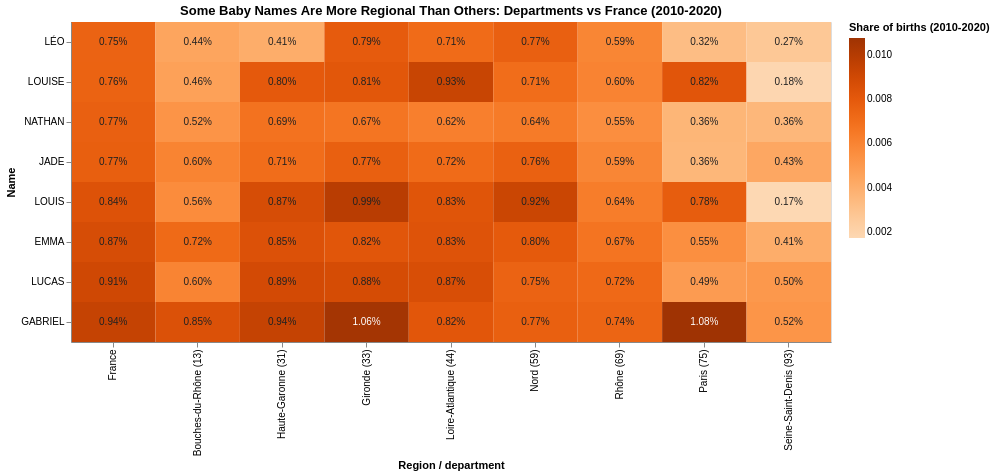

Notebook code cell kept with this figure:
### Code cell
chart = alt.Chart(heatmap_data).mark_rect().encode(
    x=alt.X('region_label:N', title='Region / department', sort=region_order),
    y=alt.Y('preusuel:N', title='Name', sort=name_order),
    color=alt.Color(
        'share:Q',
        title='Share of births (2010-2020)',
        scale=alt.Scale(scheme='oranges')
    ),
    tooltip=[
        alt.Tooltip('region_label:N', title='Region'),
        alt.Tooltip('preusuel:N', title='Name'),
        alt.Tooltip('nombre:Q', title='Births with this name'),
        alt.Tooltip('total_births:Q', title='Total births'),
        alt.Tooltip('share:Q', title='Share', format='.3%')
    ]
).properties(
    width=760,
    height=320,
    title='Some Baby Names Are More Regional Than Others: Departments vs France (2010-2020)'
)

labels = alt.Chart(heatmap_data).mark_text(fontSize=10).encode(
    x=alt.X('region_label:N', sort=region_order),
    y=alt.Y('preusuel:N', sort=name_order),
    text=alt.Text('share:Q', format='.2%'),
    color=alt.condition('datum.share > 0.010', alt.value('white'), alt.value('#222'))
)

chart + labels

### Figure 1 — Vega-Lite specification as saved in the notebook (floating-point values rounded to 4 significant figures)
{"config": {"view": {"continuousWidth": 300, "continuousHeight": 300}}, "layer": [{"mark": {"type": "rect"}, "encoding": {"color": {"field": "share", "scale": {"scheme": "oranges"}, "title": "Share of births (2010-2020)", "type": "quantitative"}, "tooltip": [{"field": "region_label", "title": "Region", "type": "nominal"}, {"field": "preusuel", "title": "Name", "type": "nominal"}, {"field": "nombre", "title": "Births with this name", "type": "quantitative"}, {"field": "total_births", "title": "Total births", "type": "quantitative"}, {"field": "share", "format": ".3%", "title": "Share", "type": "quantitative"}], "x": {"field": "region_label", "sort": ["France", "Bouches-du-Rhône (13)", "Haute-Garonne (31)", "Gironde (33)", "Loire-Atlantique (44)", "Nord (59)", "Rhône (69)", "Paris (75)", "Seine-Saint-Denis (93)"], "title": "Region / department", "type": "nominal"}, "y": {"field": "preusuel", "sort": ["LÉO", "LOUISE", "NATHAN", "JADE", "LOUIS", "EMMA", "LUCAS", "GABRIEL"], "title": "Name", "type": "nominal"}}, "title": "Some Baby Names Are More Regional Than Others: Departments vs France (2010-2020)"}, {"mark": {"type": "text", "fontSize": 10}, "encoding": {"color": {"condition": {"test": "datum.share > 0.010", "value": "white"}, "value": "#222"}, "text": {"field": "share", "format": ".2%", "type": "quantitative"}, "x": {"field": "region_label", "sort": ["France", "Bouches-du-Rhône (13)", "Haute-Garonne (31)", "Gironde (33)", "Loire-Atlantique (44)", "Nord (59)", "Rhône (69)", "Paris (75)", "Seine-Saint-Denis (93)"], "type": "nominal"}, "y": {"field": "preusuel", "sort": ["LÉO", "LOUISE", "NATHAN", "JADE", "LOUIS", "EMMA", "LUCAS", "GABRIEL"], "type": "nominal"}}}], "data": {"name": "data-12b580975b45586530c3c5e0f6ca2fce"}, "height": 320, "width": 760, "$schema": "https://vega.github.io/schema/vega-lite/v6.4.1.json", "datasets": {"data-12b580975b45586530c3c5e0f6ca2fce": [{"region_label": "France", "preusuel": "EMMA", "nombre": 52515, "total_births": 6015739, "share": 0.00873}, {"region_label": "France", "preusuel": "GABRIEL", "nombre": 56721, "total_births": 6015739, "share": 0.009429}, {"region_label": "France", "preusuel": "JADE", "nombre": 46608, "total_births": 6015739, "share": 0.007748}, {"region_label": "France", "preusuel": "LOUIS", "nombre": 50634, "total_births": 6015739, "share": 0.008417}, {"region_label": "France", "preusuel": "LOUISE", "nombre": 45425, "total_births": 6015739, "share": 0.007551}, {"region_label": "France", "preusuel": "LUCAS", "nombre": 54512, "total_births": 6015739, "share": 0.009062}, {"region_label": "France", "preusuel": "LÉO", "nombre": 45319, "total_births": 6015739, "share": 0.007533}, {"region_label": "France", "preusuel": "NATHAN", "nombre": 46117, "total_births": 6015739, "share": 0.007666}, {"region_label": "Bouches-du-Rhône (13)", "preusuel": "EMMA", "nombre": 1655, "total_births": 229940, "share": 0.007198}, {"region_label": "Bouches-du-Rhône (13)", "preusuel": "GABRIEL", "nombre": 1947, "total_births": 229940, "share": 0.008467}, {"region_label": "Bouches-du-Rhône (13)", "preusuel": "JADE", "nombre": 1383, "total_births": 229940, "share": 0.006015}, {"region_label": "Bouches-du-Rhône (13)", "preusuel": "LOUIS", "nombre": 1296, "total_births": 229940, "share": 0.005636}, {"region_label": "Bouches-du-Rhône (13)", "preusuel": "LOUISE", "nombre": 1067, "total_births": 229940, "share": 0.00464}, {"region_label": "Bouches-du-Rhône (13)", "preusuel": "LUCAS", "nombre": 1377, "total_births": 229940, "share": 0.005989}, {"region_label": "Bouches-du-Rhône (13)", "preusuel": "LÉO", "nombre": 1018, "total_births": 229940, "share": 0.004427}, {"region_label": "Bouches-du-Rhône (13)", "preusuel": "NATHAN", "nombre": 1202, "total_births": 229940, "share": 0.005227}, {"region_label": "Haute-Garonne (31)", "preusuel": "EMMA", "nombre": 1236, "total_births": 146128, "share": 0.008458}, {"region_label": "Haute-Garonne (31)", "preusuel": "GABRIEL", "nombre": 1376, "total_births": 146128, "share": 0.009416}, {"region_label": "Haute-Garonne (31)", "preusuel": "JADE", "nombre": 1034, "total_births": 146128, "share": 0.007076}, {"region_label": "Haute-Garonne (31)", "preusuel": "LOUIS", "nombre": 1273, "total_births": 146128, "share": 0.008712}, {"region_label": "Haute-Garonne (31)", "preusuel": "LOUISE", "nombre": 1169, "total_births": 146128, "share": 0.008}, {"region_label": "Haute-Garonne (31)", "preusuel": "LUCAS", "nombre": 1300, "total_births": 146128, "share": 0.008896}, {"region_label": "Haute-Garonne (31)", "preusuel": "LÉO", "nombre": 595, "total_births": 146128, "share": 0.004072}, {"region_label": "Haute-Garonne (31)", "preusuel": "NATHAN", "nombre": 1002, "total_births": 146128, "share": 0.006857}, {"region_label": "Gironde (33)", "preusuel": "EMMA", "nombre": 1248, "total_births": 152065, "share": 0.008207}, {"region_label": "Gironde (33)", "preusuel": "GABRIEL", "nombre": 1614, "total_births": 152065, "share": 0.01061}, {"region_label": "Gironde (33)", "preusuel": "JADE", "nombre": 1168, "total_births": 152065, "share": 0.007681}, {"region_label": "Gironde (33)", "preusuel": "LOUIS", "nombre": 1499, "total_births": 152065, "share": 0.009858}, {"region_label": "Gironde (33)", "preusuel": "LOUISE", "nombre": 1238, "total_births": 152065, "share": 0.008141}, {"region_label": "Gironde (33)", "preusuel": "LUCAS", "nombre": 1336, "total_births": 152065, "share": 0.008786}, {"region_label": "Gironde (33)", "preusuel": "LÉO", "nombre": 1205, "total_births": 152065, "share": 0.007924}, {"region_label": "Gironde (33)", "preusuel": "NATHAN", "nombre": 1017, "total_births": 152065, "share": 0.006688}, {"region_label": "Loire-Atlantique (44)", "preusuel": "EMMA", "nombre": 1221, "total_births": 146489, "share": 0.008335}, {"region_label": "Loire-Atlantique (44)", "preusuel": "GABRIEL", "nombre": 1197, "total_births": 146489, "share": 0.008171}, {"region_label": "Loire-Atlantique (44)", "preusuel": "JADE", "nombre": 1050, "total_births": 146489, "share": 0.007168}, {"region_label": "Loire-Atlantique (44)", "preusuel": "LOUIS", "nombre": 1210, "total_births": 146489, "share": 0.00826}, {"region_label": "Loire-Atlantique (44)", "preusuel": "LOUISE", "nombre": 1362, "total_births": 146489, "share": 0.009298}, {"region_label": "Loire-Atlantique (44)", "preusuel": "LUCAS", "nombre": 1268, "total_births": 146489, "share": 0.008656}, {"region_label": "Loire-Atlantique (44)", "preusuel": "LÉO", "nombre": 1046, "total_births": 146489, "share": 0.00714}, {"region_label": "Loire-Atlantique (44)", "preusuel": "NATHAN", "nombre": 912, "total_births": 146489, "share": 0.006226}, {"region_label": "Nord (59)", "preusuel": "EMMA", "nombre": 2667, "total_births": 334727, "share": 0.007968}, {"region_label": "Nord (59)", "preusuel": "GABRIEL", "nombre": 2575, "total_births": 334727, "share": 0.007693}, {"region_label": "Nord (59)", "preusuel": "JADE", "nombre": 2558, "total_births": 334727, "share": 0.007642}, {"region_label": "Nord (59)", "preusuel": "LOUIS", "nombre": 3089, "total_births": 334727, "share": 0.009228}, {"region_label": "Nord (59)", "preusuel": "LOUISE", "nombre": 2363, "total_births": 334727, "share": 0.007059}, {"region_label": "Nord (59)", "preusuel": "LUCAS", "nombre": 2522, "total_births": 334727, "share": 0.007534}, {"region_label": "Nord (59)", "preusuel": "LÉO", "nombre": 2563, "total_births": 334727, "share": 0.007657}, {"region_label": "Nord (59)", "preusuel": "NATHAN", "nombre": 2149, "total_births": 334727, "share": 0.00642}, {"region_label": "Rhône (69)", "preusuel": "EMMA", "nombre": 1680, "total_births": 249477, "share": 0.006734}, {"region_label": "Rhône (69)", "preusuel": "GABRIEL", "nombre": 1851, "total_births": 249477, "share": 0.00742}, {"region_label": "Rhône (69)", "preusuel": "JADE", "nombre": 1477, "total_births": 249477, "share": 0.00592}, {"region_label": "Rhône (69)", "preusuel": "LOUIS", "nombre": 1586, "total_births": 249477, "share": 0.006357}, {"region_label": "Rhône (69)", "preusuel": "LOUISE", "nombre": 1506, "total_births": 249477, "share": 0.006037}, {"region_label": "Rhône (69)", "preusuel": "LUCAS", "nombre": 1803, "total_births": 249477, "share": 0.007227}, {"region_label": "Rhône (69)", "preusuel": "LÉO", "nombre": 1479, "total_births": 249477, "share": 0.005928}, {"region_label": "Rhône (69)", "preusuel": "NATHAN", "nombre": 1378, "total_births": 249477, "share": 0.005524}, {"region_label": "Paris (75)", "preusuel": "EMMA", "nombre": 2046, "total_births": 373363, "share": 0.00548}, {"region_label": "Paris (75)", "preusuel": "GABRIEL", "nombre": 4026, "total_births": 373363, "share": 0.01078}, {"region_label": "Paris (75)", "preusuel": "JADE", "nombre": 1338, "total_births": 373363, "share": 0.003584}, {"region_label": "Paris (75)", "preusuel": "LOUIS", "nombre": 2925, "total_births": 373363, "share": 0.007834}, {"region_label": "Paris (75)", "preusuel": "LOUISE", "nombre": 3067, "total_births": 373363, "share": 0.008215}, {"region_label": "Paris (75)", "preusuel": "LUCAS", "nombre": 1825, "total_births": 373363, "share": 0.004888}, {"region_label": "Paris (75)", "preusuel": "LÉO", "nombre": 1211, "total_births": 373363, "share": 0.003243}, {"region_label": "Paris (75)", "preusuel": "NATHAN", "nombre": 1358, "total_births": 373363, "share": 0.003637}, {"region_label": "Seine-Saint-Denis (93)", "preusuel": "EMMA", "nombre": 721, "total_births": 177666, "share": 0.004058}, {"region_label": "Seine-Saint-Denis (93)", "preusuel": "GABRIEL", "nombre": 924, "total_births": 177666, "share": 0.005201}, {"region_label": "Seine-Saint-Denis (93)", "preusuel": "JADE", "nombre": 768, "total_births": 177666, "share": 0.004323}, {"region_label": "Seine-Saint-Denis (93)", "preusuel": "LOUIS", "nombre": 304, "total_births": 177666, "share": 0.001711}, {"region_label": "Seine-Saint-Denis (93)", "preusuel": "LOUISE", "nombre": 321, "total_births": 177666, "share": 0.001807}, {"region_label": "Seine-Saint-Denis (93)", "preusuel": "LUCAS", "nombre": 897, "total_births": 177666, "share": 0.005049}, {"region_label": "Seine-Saint-Denis (93)", "preusuel": "LÉO", "nombre": 476, "total_births": 177666, "share": 0.002679}, {"region_label": "Seine-Saint-Denis (93)", "preusuel": "NATHAN", "nombre": 633, "total_births": 177666, "share": 0.003563}]}}
